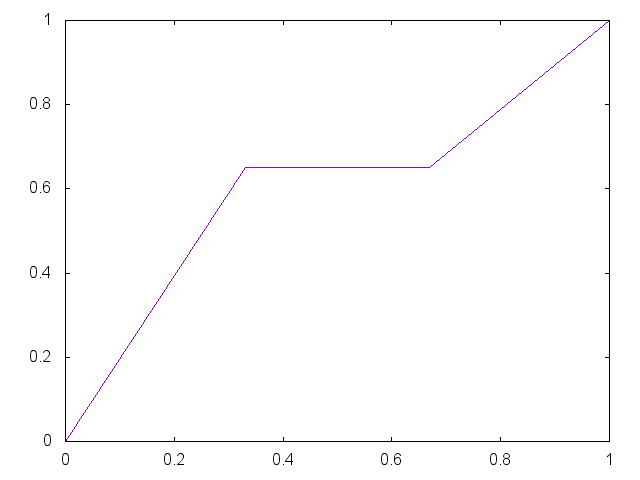

The gnuplot source for this figure:


set term png

set output "generate/static/generate/unique-0.65-0.65.png"
plot '-' smooth unique notitle
0 0
0.33 0.65
0.67 0.65 
1 1
e

reset;
